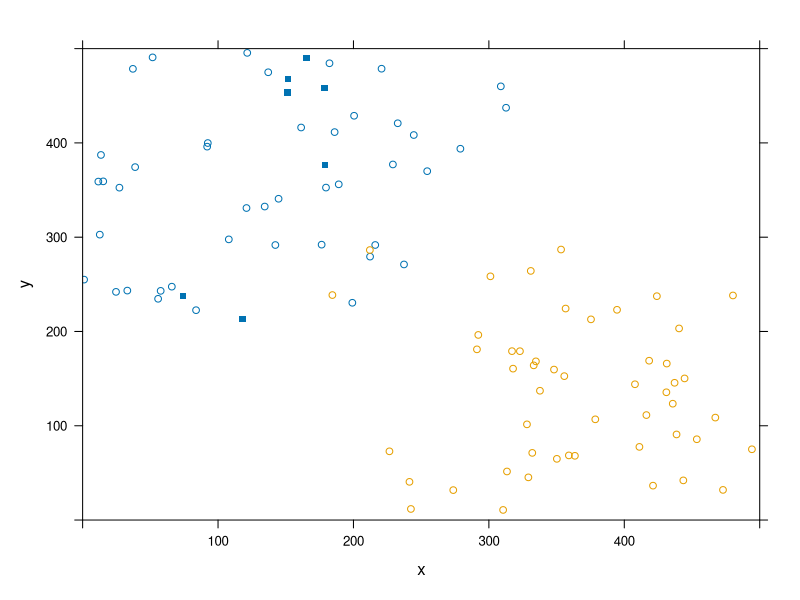
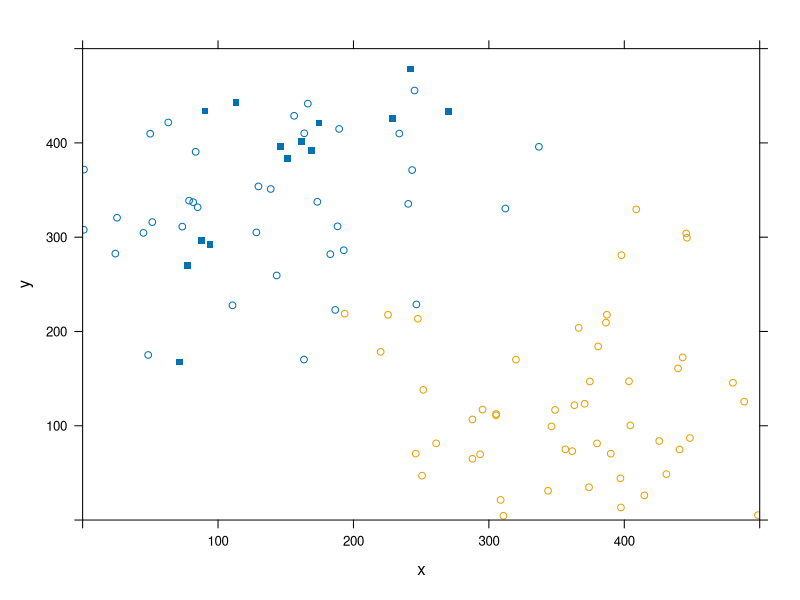
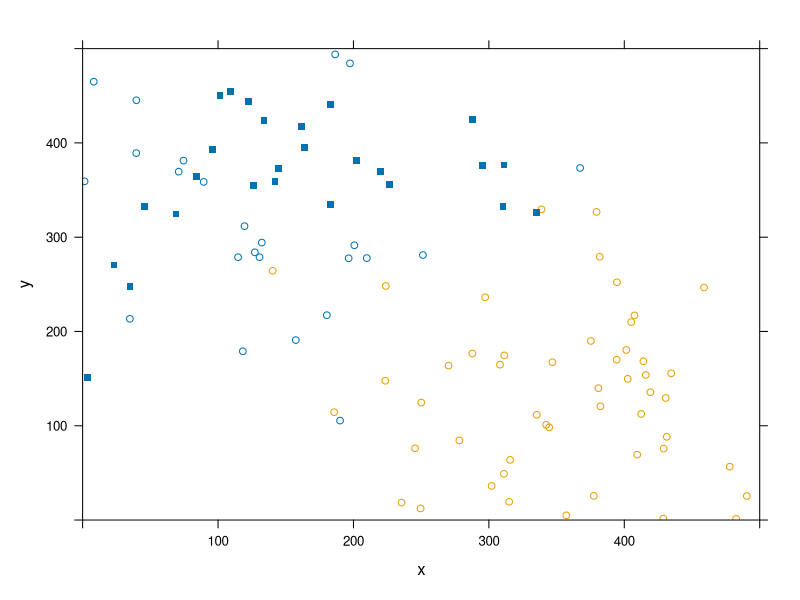
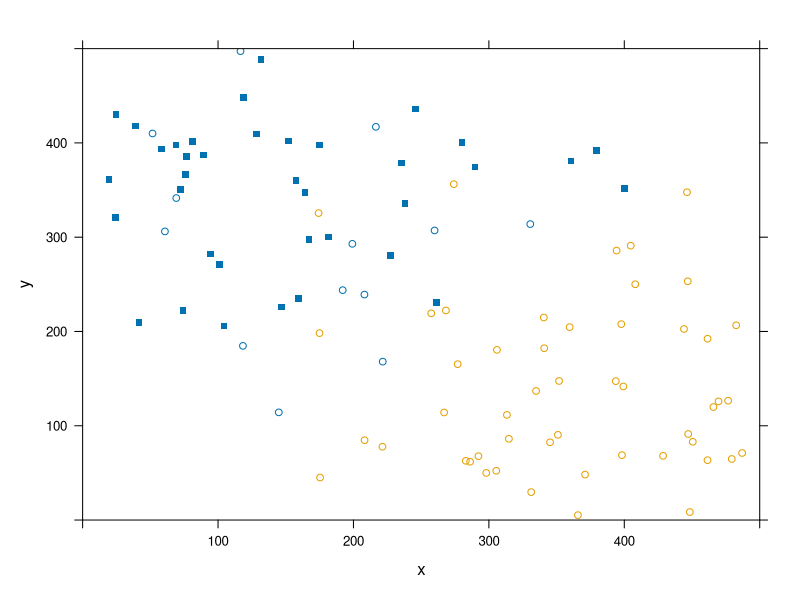
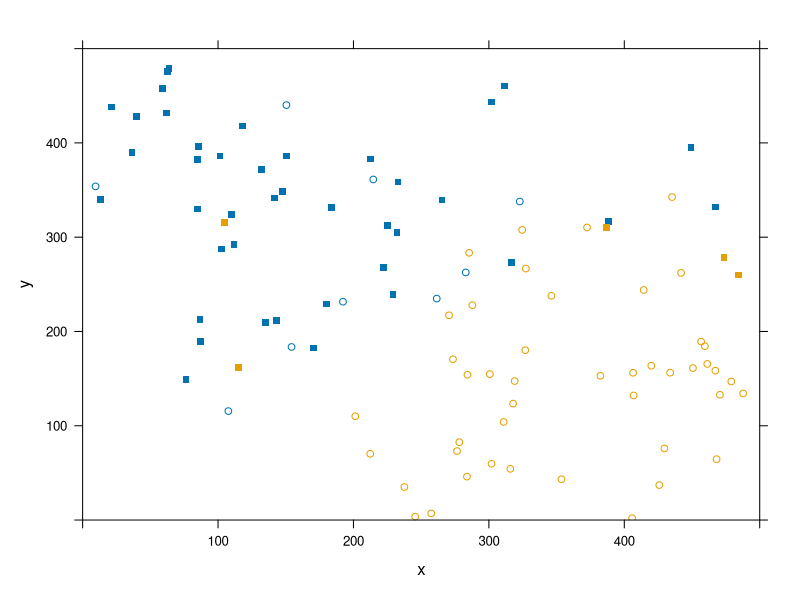
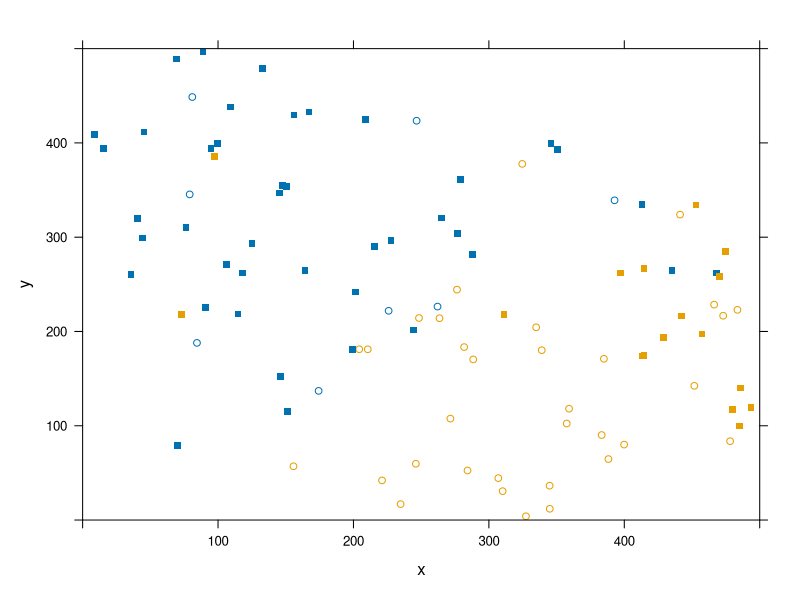
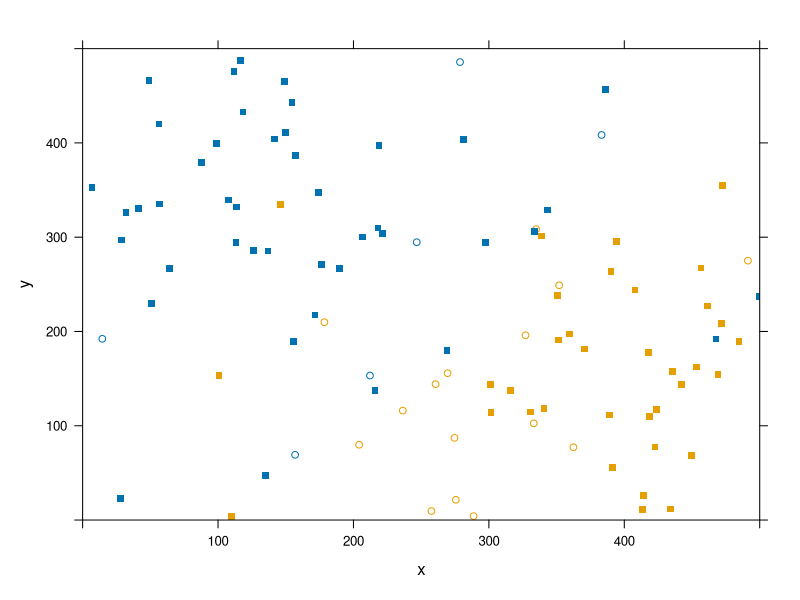
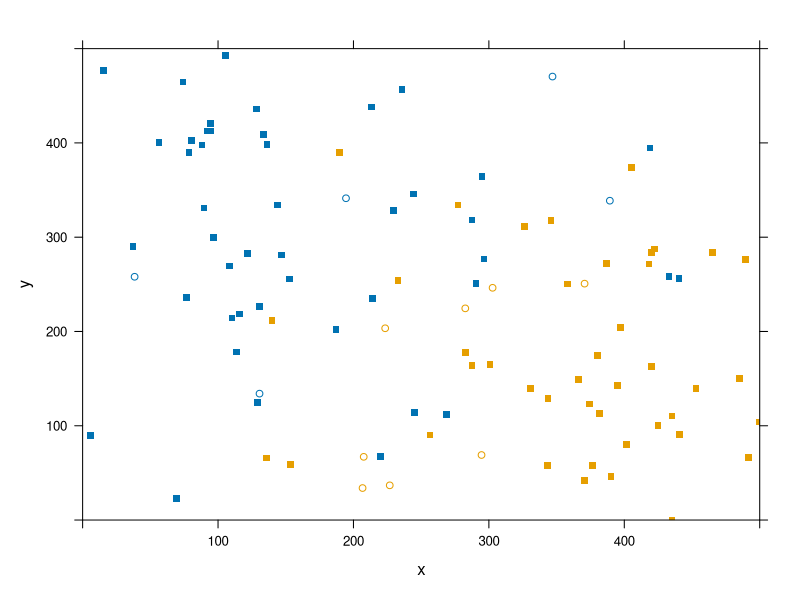

Source code (R) for these figures, in order:
library(lattice) # for plotting
library(latticeExtra) # for plotting

n <- 100 # total number of cows
a <- 500 # size of the feeding region in x-direction
b <- 500 # size of the feeding region in y-direction
t_max <- 100 # number of time steps
speed <- 70 # speed of cow movement (from papers it is 5 km/h)
prox <- 30 # max distance at which cow can be infected
prob <- 0.9 # probability of infection when distance is =<prox



x <- numeric(0) # vector of x-coordinates
y <- numeric(0) # vector of y-coordinates
SIR <- vector() # vector of infection status
herd <- numeric(0) # identifies herd cow belongs to


# Initial position of each cow is random, all susceptible
# Herd 1 is in top-left corner, herd 2 is in bottom-right
for(i in 1:n/2)
{
 x[i] <- runif(1, min = 0, max = a/2)
 y[i] <- runif(1, min = b/2, max = b)
 SIR[i] <- "S" # S=0, I=1, R=2
 herd[i] <- 1 # Herd 1
}

for(i in 51:n)
{
  x[i] <- runif(1, min = a/2, max = a)
  y[i] <- runif(1, min = 0, max = b/2)
  SIR[i] <- "S" # S=0, I=1, R=2
  herd[i] <- 2 # Herd 2
}

H <- data.frame(x,y,SIR,herd) # organise initial info in a data frame
H$SIR <- factor(SIR, levels=c("S","I","R")) #set SIR to be a factor

H[1:2,3] <- "I" # introducing 2 infected animals in herd 1

par(ask=TRUE) # press Enter for every next plot,
# this can be amended to produce GIF or other animation/video 

for (k in 1: t_max) # main loop that updates x at each time step
{
 for(i in 1:n) # loop that updates cow position
{
  angle <- runif(1, min = 0, max = 2*pi) # choose random angle
  x_new <- H[i,1] + cos(angle)*speed
  y_new <- H[i,2] + sin(angle)*speed
  
  while (x_new<0 | x_new>a | y_new<0 | y_new>b)
  { # if travelling in this direction cow will collide with the 
    # fence, cow will not choose this direction, choose another
    # random angle and keep checking that cow stays in feeding region
    angle <- runif(1, min = 0, max = 2*pi)
    x_new <- H[i,1] + cos(angle)*speed
    y_new <- H[i,2] + sin(angle)*speed
  }
   
  H[i,1] <- x_new # update x 
  H[i,2] <- y_new # and y coordinates
  
  if (H[i,3] == "I") # for each infected cow
  {
    for (j in 1:n) # check each susceptible cow 
    {
      if (H[j,3] == "S" & sqrt((H[i,1]-H[j,1])^2 + (H[i,2]-H[j,2])^2)<prox)
      { # and if distance between them is <prox
        p <- runif(1, min = 0, max = 1)
        if (p<prob) # then cow gets infected with probability p
        {
          H[j,3] = "I"
        }
      }
    }
  } 
 } # plot location of the cows (susceptible - empty, infected - colored)
s <- xyplot(y~x, groups=herd, data=H[(H$SIR=="S"),], pch=1, xlim=c(0,a), ylim=c(0,b))
i <- xyplot(y~x, groups=herd, data=H[(H$SIR=="I"),], pch=15, xlim=c(0,a), ylim=c(0,b))
print(s+i)
}
